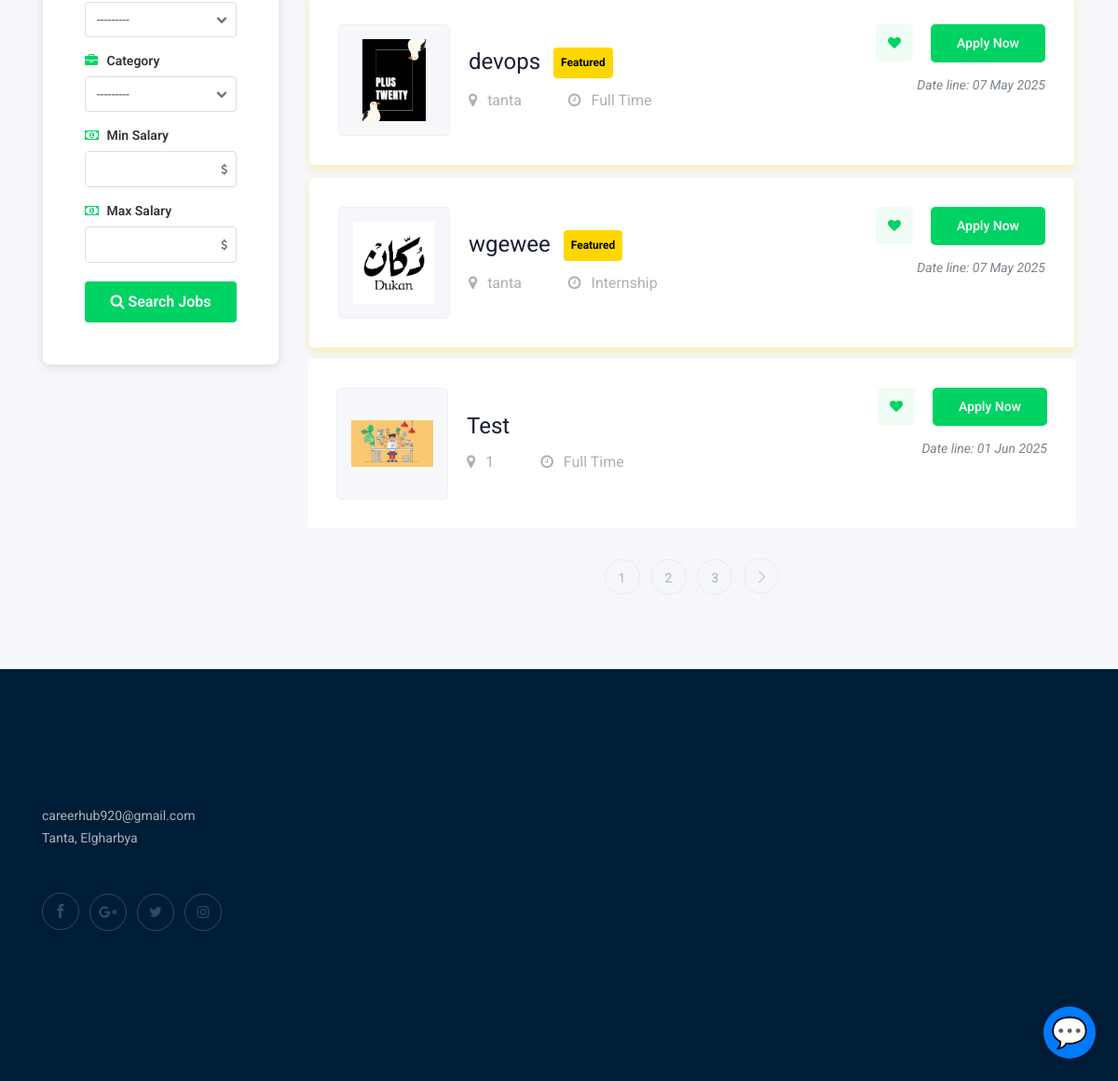
The page /jobs/ (lower part) on the database as committed earlier.
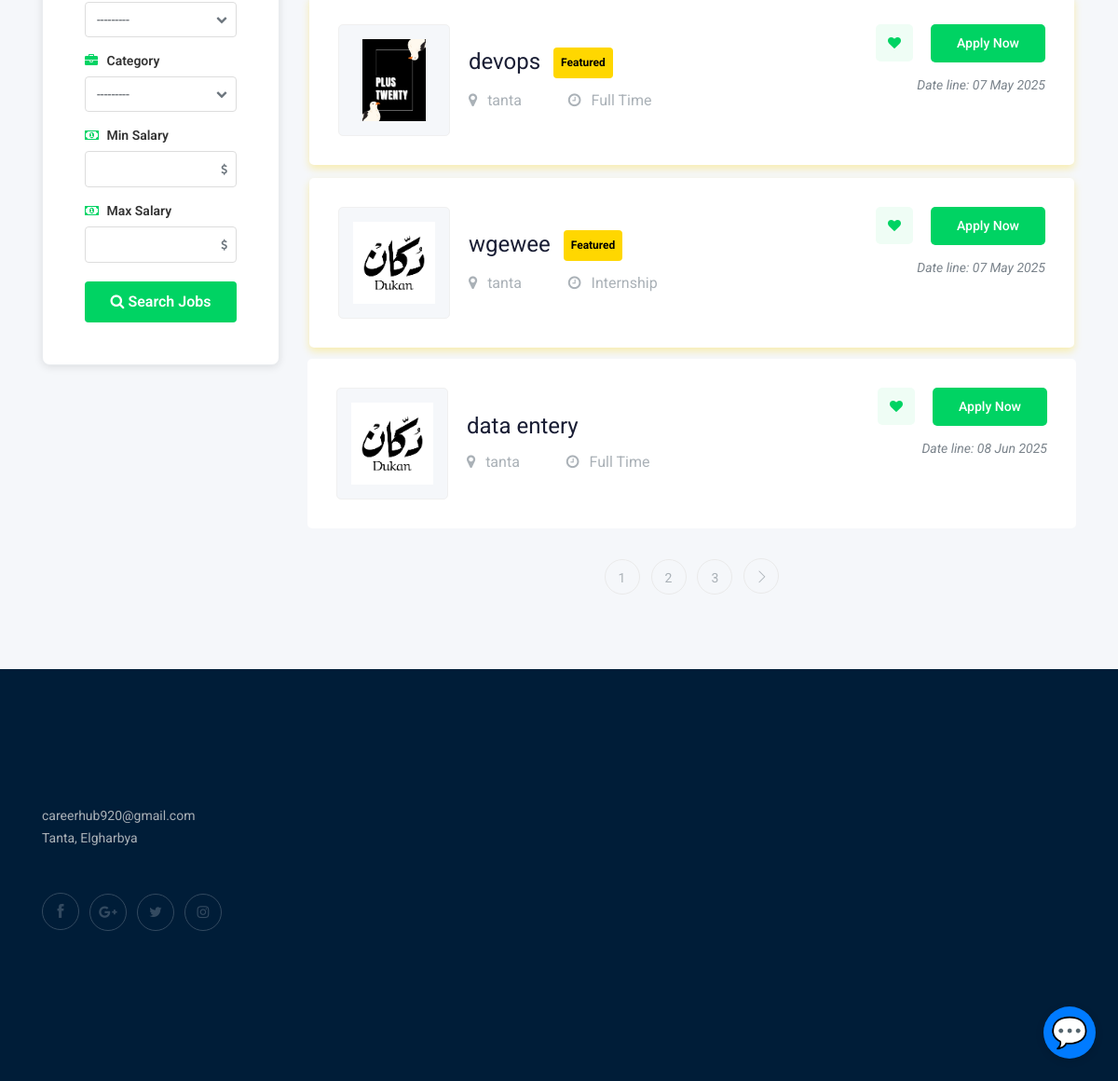
The same page on the database as committed later.
### job/models.py (models this page shows, shortened)
class Category(models.Model):
    name = models.CharField(max_length=25)
    description = models.TextField(max_length=200, blank=True)
    icon = models.CharField(max_length=50, blank=True)
    def __str__(self):
        return self.name

class Job(models.Model):  # table
    owner = models.ForeignKey(User, related_name='job_owner', on_delete=models.CASCADE)
    title = models.CharField(max_length=100)  # column
    company_name = models.CharField(max_length=100)
    company_description = models.TextField(max_length=1000, default='', blank=True)
    location = models.CharField(max_length=100)
    job_type = models.CharField(max_length=15, choices=JOB_TYPE)
    job_level = models.CharField(max_length=15, choices=JOB_LEVEL, default='Entry Level')
    description = models.TextField(max_length=2000)
    requirements = models.TextField(max_length=2000)
    responsibilities = models.TextField(max_length=2000)
    published_at = models.DateTimeField(auto_now=True)
    vacancy = models.IntegerField(default=1, validators=[MinValueValidator(1)])
    salary = models.IntegerField(default=0)
    experience_min = models.IntegerField(default=0)
    experience_max = models.IntegerField(default=0)
    category = models.ForeignKey('Category', on_delete=models.CASCADE)
    image = models.ImageField(upload_to=image_upload)
    is_featured = models.BooleanField(default=False)
    is_active = models.BooleanField(default=True)
    skills = models.ManyToManyField('Skill', related_name='jobs')
    slug = models.SlugField(blank=True, null=True)

### job/views.py (the view)
# urls.py: path('',views.job_list , name='job_list'),
def job_list(request):
    job_list = Job.objects.filter(is_active=True).order_by('-is_featured', '-published_at')
    myfilter = JobFilter(request.GET,queryset=job_list)
    job_list = myfilter.qs
    paginator = Paginator(job_list, 5) # Show 5 jobs per page
    page_number = request.GET.get('page')
    page_obj = paginator.get_page(page_number)
    locations = Job.objects.values_list('location', flat=True).distinct().order_by('location')
    user_saved_jobs = []
    if request.user.is_authenticated:
        user_saved_jobs = SavedJob.objects.filter(user=request.user).values_list('job_id', flat=True)
    context = {
        'jobs': page_obj,
        'myfilter': myfilter,
        'locations': locations,
        'user_saved_jobs': user_saved_jobs
    }
    return render(request,'job/job_list.html',context)

### job/templates/job/job_list.html (shortened to what the changed rows need)
{% extends 'base.html' %}
{% load bootstrap4 %}
{% block body %}
    <div class="job_listing_area plus_padding">
        <div class="container">
            <div class="row">
                <div class="col-lg-3">
                    <div class="job_filter white-bg">
                        <div class="form_inner white-bg">
                            <form method="GET" class="filter-form">
                                {% for field in myfilter.form %}
                                    <div class="form-group filter-field">
                                        <label for="{{ field.id_for_label }}" class="filter-label">
                                            {% if field.name == 'title' %}
                                                <i class="fa fa-search"></i> Job Title
                                            {% elif field.name == 'location' %}
                                                <i class="fa fa-map-marker"></i> Location
                                            {% elif field.name == 'category' %}
                                                <i class="fa fa-briefcase"></i> Category
                                            {% elif field.name == 'job_type' %}
                                                <i class="fa fa-clock-o"></i> Job Type
                                            {% elif field.name == 'salary_min' %}
                                                <i class="fa fa-money"></i> Min Salary
                                            {% elif field.name == 'salary_max' %}
                                                <i class="fa fa-money"></i> Max Salary
                                            {% else %}
                                                {{ field.label }}
                                            {% endif %}
                                        </label>
                                        {% if field.field.widget.input_type == 'select' %}
                                            <div class="select-wrapper">
                                                <select name="{{ field.name }}" id="{{ field.id_for_label }}" class="form-control custom-select">
                                                    {% for choice in field.field.choices %}
                                                        <option value="{{ choice.0 }}" {% if choice.0 == field.value %}selected{% endif %}>{{ choice.1 }}</option>
                                                    {% endfor %}
                                                </select>
                                            </div>
                                        {% else %}
                                            <div class="input-wrapper">
                                                {{ field }}
                                            </div>
                                        {% endif %}
                                    </div>
                                {% endfor %}
                            </form>
                        </div>
                    </div>
                </div>
                <div class="col-lg-9">
                    <div class="job_lists m-0">
                        <div class="row">
                           {% for job in jobs %}
                            <div class="col-lg-12 col-md-12">
                                <div class="single_jobs white-bg d-flex justify-content-between {% if job.is_featured %}featured-job{% endif %}">
                                    <div class="jobs_left d-flex align-items-center">
                                        <div class="thumb" style="margin-right: 20px; width: 120px; height: 120px; display: flex; align-items: center; justify-content: center; overflow: hidden;">
                                            {% if job.image %}
                                                <img src="{{ job.image.url }}" alt="{{ job.company_name }}" style="width: 100%; height: 100%; object-fit: contain;">
                                            {% else %}
                                                <div style="width: 100%; height: 100%; background-color: #f0f0f0; display: flex; align-items: center; justify-content: center;">
                                                    <i class="fa fa-building" style="font-size: 45px; color: #999;"></i>
                                                </div>
                                            {% endif %}
                                        </div>
                                        <div class="jobs_conetent">
                                            <a href="{% url 'jobs:job_detail' job.slug %}">
                                                <h4>
                                                    {{job.title}}
                                                    {% if job.is_featured %}
                                                        <span class="featured-badge" style="background-color: #ffd700; color: #000; padding: 2px 8px; border-radius: 4px; font-size: 12px; margin-left: 8px;">Featured</span>
                                                    {% endif %}
                                                </h4>
                                            </a>
                                            <div class="links_locat d-flex align-items-center">
                                                <div class="location">
                                                    <p> <i class="fa fa-map-marker"></i> {{job.location}}</p>
                                                </div>
                                                <div class="location">
                                                    <p> <i class="fa fa-clock-o"></i> {{job.job_type}}</p>
                                                </div>
                                            </div>
                                        </div>
                                    </div>
                                    <div class="jobs_right">
                                        <div class="apply_now">
                                            {% if user.is_authenticated %}
                                                <a class="heart_mark wishlist-btn" href="#" data-job-id="{{ job.id }}" data-csrf-token="{{ csrf_token }}">
                                                    <i class="fa fa-heart {% if job.id in user_saved_jobs %}text-danger{% endif %}"></i>
                                                </a>
                                            {% else %}
                                                <a class="heart_mark" href="{% url 'accounts:login' %}">
                                                    <i class="fa fa-heart"></i>
                                                </a>
                                            {% endif %}
                                            <a href="{% url 'jobs:job_detail' job.slug %}" class="boxed-btn3">Apply Now</a>
                                        </div>
                                        <div class="date">
                                            <p>Date line: {{job.published_at|date:'d M o'}}</p>
                                        </div>
                                    </div>
                                </div>
                            </div>
                            {% endfor %}
                        </div>
                        {% if jobs.has_other_pages %}
                            <div class="row">
                                <div class="col-lg-12">
                                    <div class="pagination_wrap">
                                        <ul>
                                            {% for i in jobs.paginator.page_range %}
                                                <li><a href="?page={{i}}"><span>{{i}}</span></a></li>
                                            {% endfor %}
                                        </ul>
                                    </div>
                                </div>
                            </div>
                        {% endif %}
                    </div>
                </div>
            </div>
        </div>
    </div>
{% endblock body %}

Rows that differ between the two databases and show on the page:
no longer on this page (row unchanged): Job: image (picture), title "Test", location "1", job_type "Full Time", published_at "01 Jun 2025"
now on this page (row edited): Job: image (picture), title "data entery", location "tanta", job_type "Full Time", published_at "08 Jun 2025"
